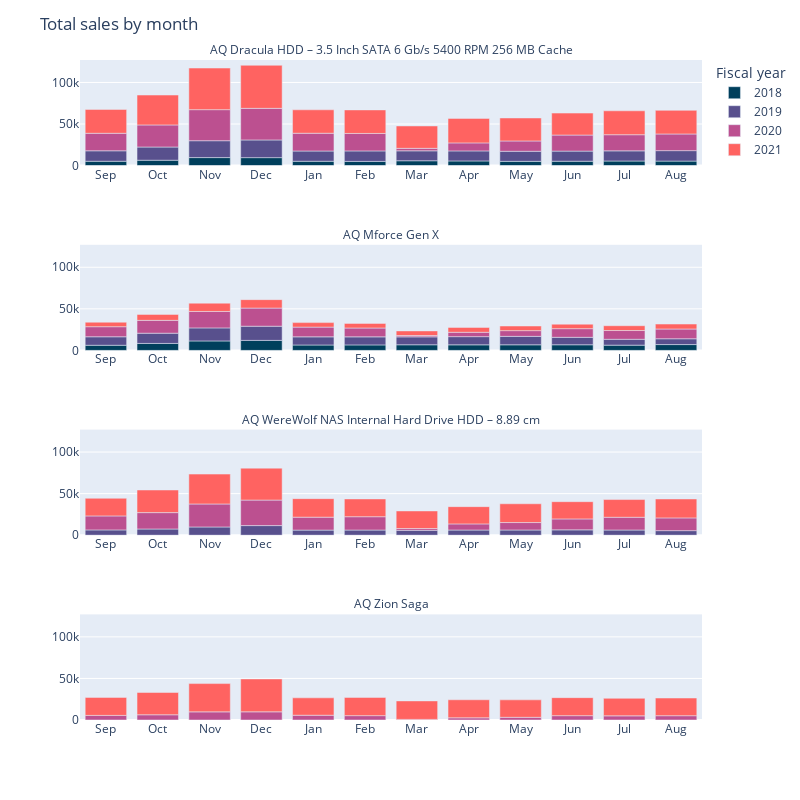

This figure's notebook cell:
### Code cell
custom_colors=['#003f5c','#58508d', '#bc5090', '#ff6361', '#ffa600']
# Build a stacked bar chart with sales on each year.
fig = px.bar(data_frame=sales_by_month_df,
             x='month',
             y='total_sold',
             facet_col='product',
             color='fiscal_year',
             facet_col_wrap=1,
             facet_row_spacing=0.12,
             width=800,
             height=800,
             color_discrete_sequence=custom_colors
             )

# Update axis titles
fig.update_xaxes(title_text='', showticklabels=True)
fig.update_yaxes(title_text='')

# Remove "product=" prefix from facet labels
fig.for_each_annotation(lambda a: a.update(text=a.text.split("=")[1]))

fig.update_layout(
    title='Total sales by month',
    legend_title_text='Fiscal year',
    showlegend=True
)


fig.show()

### Figure 1 — Plotly figure (JSON) as saved in the notebook; plotly's stock layout.template omitted (floating-point values rounded to 4 significant figures)
{"data": [{"alignmentgroup": "True", "hovertemplate": "fiscal_year=2018<br>product=AQ Dracula HDD – 3.5 Inch SATA 6 Gb/s 5400 RPM 256 MB Cache<br>month=%{x}<br>total_sold=%{y}<extra></extra>", "legendgroup": "2018", "marker": {"color": "#003f5c", "pattern": {"shape": ""}}, "name": "2018", "offsetgroup": "2018", "orientation": "v", "showlegend": true, "textposition": "auto", "type": "bar", "x": ["Sep", "Oct", "Nov", "Dec", "Jan", "Feb", "Mar", "Apr", "May", "Jun", "Jul", "Aug"], "xaxis": "x4", "y": [5237, 6472, 9642, 9572, 5223, 5056, 5838, 5590, 5112, 5254, 5510, 5399], "yaxis": "y4"}, {"alignmentgroup": "True", "hovertemplate": "fiscal_year=2018<br>product=AQ Mforce Gen X<br>month=%{x}<br>total_sold=%{y}<extra></extra>", "legendgroup": "2018", "marker": {"color": "#003f5c", "pattern": {"shape": ""}}, "name": "2018", "offsetgroup": "2018", "orientation": "v", "showlegend": false, "textposition": "auto", "type": "bar", "x": ["Sep", "Oct", "Nov", "Dec", "Jan", "Feb", "Mar", "Apr", "May", "Jun", "Jul", "Aug"], "xaxis": "x3", "y": [6188, 8388, 11370, 12043, 6490, 6601, 6765, 6692, 6735, 6764, 6311, 7019], "yaxis": "y3"}, {"alignmentgroup": "True", "hovertemplate": "fiscal_year=2019<br>product=AQ Dracula HDD – 3.5 Inch SATA 6 Gb/s 5400 RPM 256 MB Cache<br>month=%{x}<br>total_sold=%{y}<extra></extra>", "legendgroup": "2019", "marker": {"color": "#58508d", "pattern": {"shape": ""}}, "name": "2019", "offsetgroup": "2019", "orientation": "v", "showlegend": true, "textposition": "auto", "type": "bar", "x": ["Sep", "Oct", "Nov", "Dec", "Jan", "Feb", "Mar", "Apr", "May", "Jun", "Jul", "Aug"], "xaxis": "x4", "y": [12582, 15863, 20295, 21290, 12342, 12615, 11947, 12094, 12125, 12175, 12228, 12596], "yaxis": "y4"}, {"alignmentgroup": "True", "hovertemplate": "fiscal_year=2019<br>product=AQ Mforce Gen X<br>month=%{x}<br>total_sold=%{y}<extra></extra>", "legendgroup": "2019", "marker": {"color": "#58508d", "pattern": {"shape": ""}}, "name": "2019", "offsetgroup": "2019", "orientation": "v", "showlegend": false, "textposition": "auto", "type": "bar", "x": ["Sep", "Oct", "Nov", "Dec", "Jan", "Feb", "Mar", "Apr", "May", "Jun", "Jul", "Aug"], "xaxis": "x3", "y": [10209, 12303, 15721, 17051, 9826, 9696, 9522, 9872, 10156, 8994, 7051, 6960], "yaxis": "y3"}, {"alignmentgroup": "True", "hovertemplate": "fiscal_year=2019<br>product=AQ WereWolf NAS Internal Hard Drive HDD – 8.89 cm<br>month=%{x}<br>total_sold=%{y}<extra></extra>", "legendgroup": "2019", "marker": {"color": "#58508d", "pattern": {"shape": ""}}, "name": "2019", "offsetgroup": "2019", "orientation": "v", "showlegend": false, "textposition": "auto", "type": "bar", "x": ["Sep", "Oct", "Nov", "Dec", "Jan", "Feb", "Mar", "Apr", "May", "Jun", "Jul", "Aug"], "xaxis": "x2", "y": [6349, 7446, 9886, 11564, 6105, 6201, 5886, 6210, 6239, 6414, 6217, 5489], "yaxis": "y2"}, {"alignmentgroup": "True", "hovertemplate": "fiscal_year=2020<br>product=AQ Dracula HDD – 3.5 Inch SATA 6 Gb/s 5400 RPM 256 MB Cache<br>month=%{x}<br>total_sold=%{y}<extra></extra>", "legendgroup": "2020", "marker": {"color": "#bc5090", "pattern": {"shape": ""}}, "name": "2020", "offsetgroup": "2020", "orientation": "v", "showlegend": true, "textposition": "auto", "type": "bar", "x": ["Sep", "Oct", "Nov", "Dec", "Jan", "Feb", "Mar", "Apr", "May", "Jun", "Jul", "Aug"], "xaxis": "x4", "y": [21057, 26592, 37368, 38007, 21387, 21013, 2978, 9650, 12399, 19325, 19425, 20041], "yaxis": "y4"}, {"alignmentgroup": "True", "hovertemplate": "fiscal_year=2020<br>product=AQ Mforce Gen X<br>month=%{x}<br>total_sold=%{y}<extra></extra>", "legendgroup": "2020", "marker": {"color": "#bc5090", "pattern": {"shape": ""}}, "name": "2020", "offsetgroup": "2020", "orientation": "v", "showlegend": false, "textposition": "auto", "type": "bar", "x": ["Sep", "Oct", "Nov", "Dec", "Jan", "Feb", "Mar", "Apr", "May", "Jun", "Jul", "Aug"], "xaxis": "x3", "y": [12119, 15463, 19745, 21810, 11700, 10634, 1602, 5229, 6874, 10386, 10555, 11752], "yaxis": "y3"}, {"alignmentgroup": "True", "hovertemplate": "fiscal_year=2020<br>product=AQ WereWolf NAS Internal Hard Drive HDD – 8.89 cm<br>month=%{x}<br>total_sold=%{y}<extra></extra>", "legendgroup": "2020", "marker": {"color": "#bc5090", "pattern": {"shape": ""}}, "name": "2020", "offsetgroup": "2020", "orientation": "v", "showlegend": false, "textposition": "auto", "type": "bar", "x": ["Sep", "Oct", "Nov", "Dec", "Jan", "Feb", "Mar", "Apr", "May", "Jun", "Jul", "Aug"], "xaxis": "x2", "y": [16848, 19716, 27680, 30699, 15591, 16040, 2151, 7379, 8973, 13182, 15380, 15332], "yaxis": "y2"}, {"alignmentgroup": "True", "hovertemplate": "fiscal_year=2020<br>product=AQ Zion Saga<br>month=%{x}<br>total_sold=%{y}<extra></extra>", "legendgroup": "2020", "marker": {"color": "#bc5090", "pattern": {"shape": ""}}, "name": "2020", "offsetgroup": "2020", "orientation": "v", "showlegend": false, "textposition": "auto", "type": "bar", "x": ["Sep", "Oct", "Nov", "Dec", "Jan", "Feb", "Mar", "Apr", "May", "Jun", "Jul", "Aug"], "xaxis": "x", "y": [5534, 6287, 9783, 9838, 5756, 5241, 742, 2647, 3247, 5235, 5024, 5168], "yaxis": "y"}, {"alignmentgroup": "True", "hovertemplate": "fiscal_year=2021<br>product=AQ Dracula HDD – 3.5 Inch SATA 6 Gb/s 5400 RPM 256 MB Cache<br>month=%{x}<br>total_sold=%{y}<extra></extra>", "legendgroup": "2021", "marker": {"color": "#ff6361", "pattern": {"shape": ""}}, "name": "2021", "offsetgroup": "2021", "orientation": "v", "showlegend": true, "textposition": "auto", "type": "bar", "x": ["Sep", "Oct", "Nov", "Dec", "Jan", "Feb", "Mar", "Apr", "May", "Jun", "Jul", "Aug"], "xaxis": "x4", "y": [28694, 35933, 50056, 51811, 28161, 28305, 26895, 29475, 27650, 26412, 28745, 28438], "yaxis": "y4"}, {"alignmentgroup": "True", "hovertemplate": "fiscal_year=2021<br>product=AQ Mforce Gen X<br>month=%{x}<br>total_sold=%{y}<extra></extra>", "legendgroup": "2021", "marker": {"color": "#ff6361", "pattern": {"shape": ""}}, "name": "2021", "offsetgroup": "2021", "orientation": "v", "showlegend": false, "textposition": "auto", "type": "bar", "x": ["Sep", "Oct", "Nov", "Dec", "Jan", "Feb", "Mar", "Apr", "May", "Jun", "Jul", "Aug"], "xaxis": "x3", "y": [5421, 7129, 10007, 10167, 5400, 5564, 5562, 5874, 5580, 5424, 5768, 5961], "yaxis": "y3"}, {"alignmentgroup": "True", "hovertemplate": "fiscal_year=2021<br>product=AQ WereWolf NAS Internal Hard Drive HDD – 8.89 cm<br>month=%{x}<br>total_sold=%{y}<extra></extra>", "legendgroup": "2021", "marker": {"color": "#ff6361", "pattern": {"shape": ""}}, "name": "2021", "offsetgroup": "2021", "orientation": "v", "showlegend": false, "textposition": "auto", "type": "bar", "x": ["Sep", "Oct", "Nov", "Dec", "Jan", "Feb", "Mar", "Apr", "May", "Jun", "Jul", "Aug"], "xaxis": "x2", "y": [21216, 27228, 35962, 38406, 22242, 21393, 21152, 20742, 22597, 20728, 21291, 22748], "yaxis": "y2"}, {"alignmentgroup": "True", "hovertemplate": "fiscal_year=2021<br>product=AQ Zion Saga<br>month=%{x}<br>total_sold=%{y}<extra></extra>", "legendgroup": "2021", "marker": {"color": "#ff6361", "pattern": {"shape": ""}}, "name": "2021", "offsetgroup": "2021", "orientation": "v", "showlegend": false, "textposition": "auto", "type": "bar", "x": ["Sep", "Oct", "Nov", "Dec", "Jan", "Feb", "Mar", "Apr", "May", "Jun", "Jul", "Aug"], "xaxis": "x", "y": [21660, 26818, 34031, 39566, 20906, 21941, 22216, 21677, 20987, 21655, 21080, 21269], "yaxis": "y"}], "layout": {"annotations": [{"font": {}, "showarrow": false, "text": "AQ Zion Saga", "x": 0.5, "xanchor": "center", "xref": "paper", "y": 0.16, "yanchor": "bottom", "yref": "paper"}, {"font": {}, "showarrow": false, "text": "AQ WereWolf NAS Internal Hard Drive HDD – 8.89 cm", "x": 0.5, "xanchor": "center", "xref": "paper", "y": 0.44, "yanchor": "bottom", "yref": "paper"}, {"font": {}, "showarrow": false, "text": "AQ Mforce Gen X", "x": 0.5, "xanchor": "center", "xref": "paper", "y": 0.72, "yanchor": "bottom", "yref": "paper"}, {"font": {}, "showarrow": false, "text": "AQ Dracula HDD – 3.5 Inch SATA 6 Gb/s 5400 RPM 256 MB Cache", "x": 0.5, "xanchor": "center", "xref": "paper", "y": 1, "yanchor": "bottom", "yref": "paper"}], "barmode": "relative", "height": 800, "legend": {"title": {"text": "Fiscal year"}, "tracegroupgap": 0}, "margin": {"t": 60}, "showlegend": true, "title": {"text": "Total sales by month"}, "width": 800, "xaxis": {"anchor": "y", "domain": [0, 1], "showticklabels": true, "title": {"text": ""}}, "xaxis2": {"anchor": "y2", "domain": [0, 1], "matches": "x", "showticklabels": true, "title": {"text": ""}}, "xaxis3": {"anchor": "y3", "domain": [0, 1], "matches": "x", "showticklabels": true, "title": {"text": ""}}, "xaxis4": {"anchor": "y4", "domain": [0, 1], "matches": "x", "showticklabels": true, "title": {"text": ""}}, "yaxis": {"anchor": "x", "domain": [0, 0.16], "title": {"text": ""}}, "yaxis2": {"anchor": "x2", "domain": [0.28, 0.44], "matches": "y", "title": {"text": ""}}, "yaxis3": {"anchor": "x3", "domain": [0.56, 0.72], "matches": "y", "title": {"text": ""}}, "yaxis4": {"anchor": "x4", "domain": [0.84, 1], "matches": "y", "title": {"text": ""}}}}
